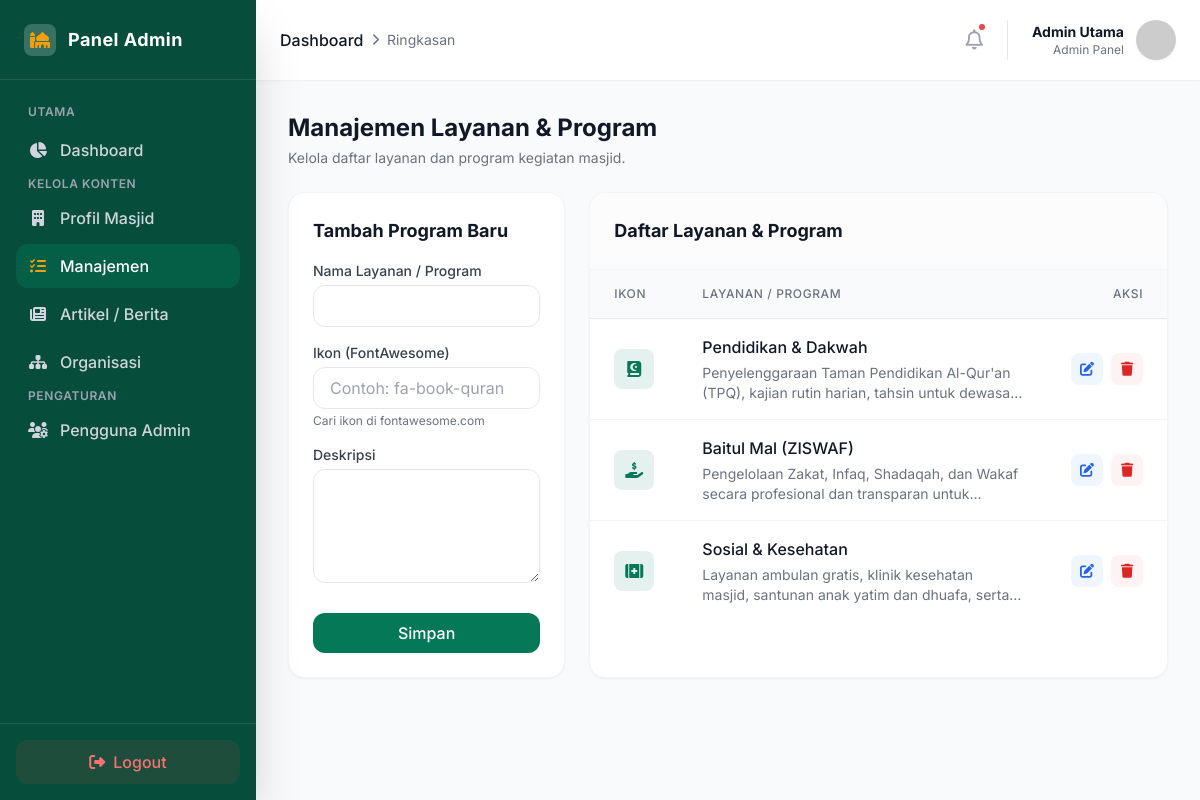
The page /admin/management.php (signed in) on the database its author committed.
### tables this page shows
CREATE TABLE IF NOT EXISTS `mosque_managements` (
  `id` int(11) NOT NULL AUTO_INCREMENT,
  `title` varchar(150) NOT NULL,
  `description` text NOT NULL,
  `icon` varchar(50) NOT NULL,  
  `created_at` timestamp NOT NULL DEFAULT current_timestamp(),
  PRIMARY KEY (`id`)
);

### models/Management.php (called while the page is built, shortened)
<?php
class Management {
    private $pdo;
    public function __construct($pdo) {
        $this->pdo = $pdo;
    }
    public function getAll() {
        $stmt = $this->pdo->query("SELECT * FROM mosque_managements ORDER BY id ASC");
        return $stmt->fetchAll(PDO::FETCH_ASSOC);
    }
}
?>

### admin/management.php (the view, shortened to what this page needs)
<?php
require_once '../config/database.php';
require_once '../models/Management.php';
$managementModel = new Management($pdo);
$isEdit = false;
$editItem = null;
$managements = $managementModel->getAll();
require_once '../includes/admin_header.php';
?>
<div class="mb-6 flex justify-between items-center">
    <div>
        <h1 class="text-2xl font-bold text-gray-900">Manajemen Layanan & Program</h1>
        <p class="text-gray-500 text-sm mt-1">Kelola daftar layanan dan program kegiatan masjid.</p>
    </div>
</div>
<div class="grid grid-cols-1 lg:grid-cols-3 gap-6">
    <div class="lg:col-span-1 bg-white rounded-2xl shadow-sm border border-gray-100 p-6 h-fit">
        <h2 class="text-lg font-bold text-gray-900 mb-4"><?php echo $isEdit ? 'Edit Program' : 'Tambah Program Baru'; ?></h2>
        <form action="management.php" method="POST" class="space-y-4">
            <div>
                <label class="block text-sm font-medium text-gray-700 mb-1">Nama Layanan / Program</label>
                <input type="text" name="title" value="<?php echo $isEdit ? htmlspecialchars($editItem['title']) : ''; ?>" required class="w-full px-4 py-2 border border-gray-200 rounded-xl focus:ring-2 focus:ring-mosque-primary/20 focus:border-mosque-primary outline-none transition-all">
            </div>
            <div>
                <label class="block text-sm font-medium text-gray-700 mb-1">Ikon (FontAwesome)</label>
                <input type="text" name="icon" value="<?php echo $isEdit ? htmlspecialchars($editItem['icon']) : ''; ?>" required class="w-full px-4 py-2 border border-gray-200 rounded-xl focus:ring-2 focus:ring-mosque-primary/20 focus:border-mosque-primary outline-none transition-all" placeholder="Contoh: fa-book-quran">
                <p class="text-xs text-gray-500 mt-1">Cari ikon di fontawesome.com</p>
            </div>
            <div>
                <label class="block text-sm font-medium text-gray-700 mb-1">Deskripsi</label>
                <textarea name="description" required rows="4" class="w-full px-4 py-2 border border-gray-200 rounded-xl focus:ring-2 focus:ring-mosque-primary/20 focus:border-mosque-primary outline-none transition-all"><?php echo $isEdit ? htmlspecialchars($editItem['description']) : ''; ?></textarea>
            </div>
            <div class="pt-2 flex gap-2">
                <button type="submit" class="flex-1 bg-mosque-primary hover:bg-mosque-dark text-white font-medium py-2 px-4 rounded-xl transition-colors">
                    <?php echo $isEdit ? 'Update' : 'Simpan'; ?>
                </button>
            </div>
        </form>
    </div>
    <div class="lg:col-span-2 bg-white rounded-2xl shadow-sm border border-gray-100 overflow-hidden">
        <div class="p-6 border-b border-gray-100 bg-gray-50/50">
            <h2 class="text-lg font-bold text-gray-900">Daftar Layanan & Program</h2>
        </div>
        <div class="overflow-x-auto">
            <table class="w-full text-left border-collapse">
                <thead>
                    <tr class="bg-gray-50 text-gray-500 text-xs uppercase tracking-wider border-b">
                        <th class="px-6 py-4 font-medium w-16">Ikon</th>
                        <th class="px-6 py-4 font-medium">Layanan / Program</th>
                        <th class="px-6 py-4 font-medium text-right">Aksi</th>
                    </tr>
                </thead>
                <tbody class="divide-y divide-gray-100">
                    <?php foreach($managements as $row): ?>
                        <tr class="hover:bg-gray-50/50 transition-colors">
                            <td class="px-6 py-4 text-center">
                                <div class="w-10 h-10 rounded-lg bg-mosque-primary/10 text-mosque-primary flex items-center justify-center">
                                    <i class="fa-solid <?php echo htmlspecialchars($row['icon']); ?>"></i>
                                </div>
                            </td>
                            <td class="px-6 py-4">
                                <p class="font-medium text-gray-900"><?php echo htmlspecialchars($row['title']); ?></p>
                                <p class="text-sm text-gray-500 mt-1 line-clamp-2"><?php echo htmlspecialchars($row['description']); ?></p>
                            </td>
                            <td class="px-6 py-4 text-right">
                                <div class="flex items-center justify-end gap-2">
                                    <a href="management.php?edit=<?php echo $row['id']; ?>" class="w-8 h-8 rounded-lg bg-blue-50 text-blue-600 flex items-center justify-center hover:bg-blue-100 transition-colors">
                                        <i class="fa-solid fa-pen-to-square text-sm"></i>
                                    </a>
                                    <a href="management.php?delete=<?php echo $row['id']; ?>" onclick="return confirm('Yakin ingin menghapus data ini?')" class="w-8 h-8 rounded-lg bg-red-50 text-red-600 flex items-center justify-center hover:bg-red-100 transition-colors">
                                        <i class="fa-solid fa-trash text-sm"></i>
                                    </a>
                                </div>
                            </td>
                        </tr>
                    <?php endforeach; ?>
                </tbody>
            </table>
        </div>
    </div>
</div>
<?php require_once '../includes/admin_footer.php'; ?>

### includes/admin_header.php (shortened to what this page needs)
<!DOCTYPE html>
<html lang="id">
<head>
    <script src="https://cdn.tailwindcss.com"></script>
    <link rel="stylesheet" href="https://cdnjs.cloudflare.com/ajax/libs/font-awesome/6.4.0/css/all.min.css">
</head>
<body class="font-sans text-gray-900 bg-gray-50 flex h-screen overflow-hidden">
    <aside class="w-64 bg-mosque-dark text-white flex flex-col hidden md:flex shrink-0 shadow-2xl z-20">
        <div class="h-20 flex items-center px-6 border-b border-white/10 shrink-0">
            <div class="w-8 h-8 bg-white/20 rounded-lg flex items-center justify-center mr-3 text-mosque-gold">
                <i class="fa-solid fa-mosque"></i>
            </div>
            <span class="font-bold text-lg tracking-wide">Panel Admin</span>
        </div>
        <nav class="flex-1 overflow-y-auto py-6 px-4 space-y-1 scrollbar-hide">
            <p class="px-3 text-xs font-semibold text-gray-400 uppercase tracking-wider mb-2">Utama</p>
            <a href="index.php" class="flex items-center gap-3 px-3 py-2.5 <?php echo basename($_SERVER['PHP_SELF']) == 'index.php' ? 'bg-mosque-primary/40 text-white' : 'text-gray-300 hover:bg-white/5 hover:text-white'; ?> rounded-xl font-medium transition-colors">
                <i class="fa-solid fa-chart-pie w-5 text-center <?php echo basename($_SERVER['PHP_SELF']) == 'index.php' ? 'text-mosque-gold' : ''; ?>"></i> Dashboard
            </a>
            <p class="px-3 text-xs font-semibold text-gray-400 uppercase tracking-wider mt-6 mb-2">Kelola Konten</p>
            <a href="profile.php" class="flex items-center gap-3 px-3 py-2.5 <?php echo basename($_SERVER['PHP_SELF']) == 'profile.php' ? 'bg-mosque-primary/40 text-white' : 'text-gray-300 hover:bg-white/5 hover:text-white'; ?> rounded-xl font-medium transition-colors">
                <i class="fa-solid fa-building w-5 text-center <?php echo basename($_SERVER['PHP_SELF']) == 'profile.php' ? 'text-mosque-gold' : ''; ?>"></i> Profil Masjid
            </a>
            <a href="management.php" class="flex items-center gap-3 px-3 py-2.5 <?php echo basename($_SERVER['PHP_SELF']) == 'management.php' ? 'bg-mosque-primary/40 text-white' : 'text-gray-300 hover:bg-white/5 hover:text-white'; ?> rounded-xl font-medium transition-colors">
                <i class="fa-solid fa-list-check w-5 text-center <?php echo basename($_SERVER['PHP_SELF']) == 'management.php' ? 'text-mosque-gold' : ''; ?>"></i> Manajemen
            </a>
            <a href="articles.php" class="flex items-center gap-3 px-3 py-2.5 <?php echo basename($_SERVER['PHP_SELF']) == 'articles.php' ? 'bg-mosque-primary/40 text-white' : 'text-gray-300 hover:bg-white/5 hover:text-white'; ?> rounded-xl font-medium transition-colors">
                <i class="fa-solid fa-newspaper w-5 text-center <?php echo basename($_SERVER['PHP_SELF']) == 'articles.php' ? 'text-mosque-gold' : ''; ?>"></i> Artikel / Berita
            </a>
            <a href="organization.php" class="flex items-center gap-3 px-3 py-2.5 <?php echo basename($_SERVER['PHP_SELF']) == 'organization.php' ? 'bg-mosque-primary/40 text-white' : 'text-gray-300 hover:bg-white/5 hover:text-white'; ?> rounded-xl font-medium transition-colors">
                <i class="fa-solid fa-sitemap w-5 text-center <?php echo basename($_SERVER['PHP_SELF']) == 'organization.php' ? 'text-mosque-gold' : ''; ?>"></i> Organisasi
            </a>
            <p class="px-3 text-xs font-semibold text-gray-400 uppercase tracking-wider mt-6 mb-2">Pengaturan</p>
            <a href="users.php" class="flex items-center gap-3 px-3 py-2.5 <?php echo basename($_SERVER['PHP_SELF']) == 'users.php' ? 'bg-mosque-primary/40 text-white' : 'text-gray-300 hover:bg-white/5 hover:text-white'; ?> rounded-xl font-medium transition-colors">
                <i class="fa-solid fa-users-gear w-5 text-center <?php echo basename($_SERVER['PHP_SELF']) == 'users.php' ? 'text-mosque-gold' : ''; ?>"></i> Pengguna Admin
            </a>
        </nav>
        <div class="p-4 border-t border-white/10">
            <a href="logout.php" class="flex items-center justify-center gap-2 w-full py-2.5 bg-red-500/10 text-red-400 hover:bg-red-500 hover:text-white rounded-xl font-medium transition-colors">
                <i class="fa-solid fa-right-from-bracket"></i> Logout
            </a>
        </div>
    </aside>
    <main class="flex-1 flex flex-col h-screen overflow-hidden">
        <header class="h-20 bg-white shadow-sm flex items-center justify-between px-6 shrink-0 z-10">
            <div class="flex items-center gap-4">
                <div class="hidden sm:flex items-center gap-2 text-gray-500">
                    <span class="font-medium text-gray-900">Dashboard</span>
                    <i class="fa-solid fa-chevron-right text-xs"></i>
                    <span class="text-sm">Ringkasan</span>
                </div>
            </div>
            <div class="flex items-center gap-6">
                <button class="relative text-gray-400 hover:text-mosque-primary transition-colors">
                    <i class="fa-regular fa-bell text-xl"></i>
                    <span class="absolute -top-1 -right-1 w-2.5 h-2.5 bg-red-500 rounded-full border-2 border-white"></span>
                </button>
                <div class="flex items-center gap-3 border-l pl-6">
                    <div class="text-right hidden sm:block">
                        <p class="text-sm font-bold text-gray-900"><?php echo htmlspecialchars($_SESSION['user_name'] ?? 'Admin Utama'); ?></p>
                        <p class="text-xs text-gray-500">Admin Panel</p>
                    </div>
                    <?php if(!empty($_SESSION['user_image'])): ?>
                        <img src="<?php echo htmlspecialchars(resolve_image_url($_SESSION['user_image'], true)); ?>" alt="Avatar" class="w-10 h-10 rounded-full shadow-sm object-cover">
                    <?php else: ?>
                        <img src="https://ui-avatars.com/api/?name=<?php echo urlencode($_SESSION['user_name'] ?? 'Admin'); ?>&background=047857&color=fff" alt="Avatar" class="w-10 h-10 rounded-full shadow-sm">
                    <?php endif; ?>
                </div>
            </div>
        </header>
        <div class="flex-1 overflow-auto p-6 md:p-8">

### includes/admin_footer.php (shortened to what this page needs)
        </div>
    </main>
</body>
</html>

### rows shown on the page
mosque_managements: title "Pendidikan & Dakwah", description "Penyelenggaraan Taman Pendidikan Al-Qur'an (TPQ), kajian rutin harian, tahsin untuk…"
mosque_managements: title "Baitul Mal (ZISWAF)", description "Pengelolaan Zakat, Infaq, Shadaqah, dan Wakaf secara profesional dan transparan…"
mosque_managements: title "Sosial & Kesehatan", description "Layanan ambulan gratis, klinik kesehatan masjid, santunan anak yatim dan dhuafa,…"

### other values the page prints
$_SESSION['user_name'] "Admin Utama"
